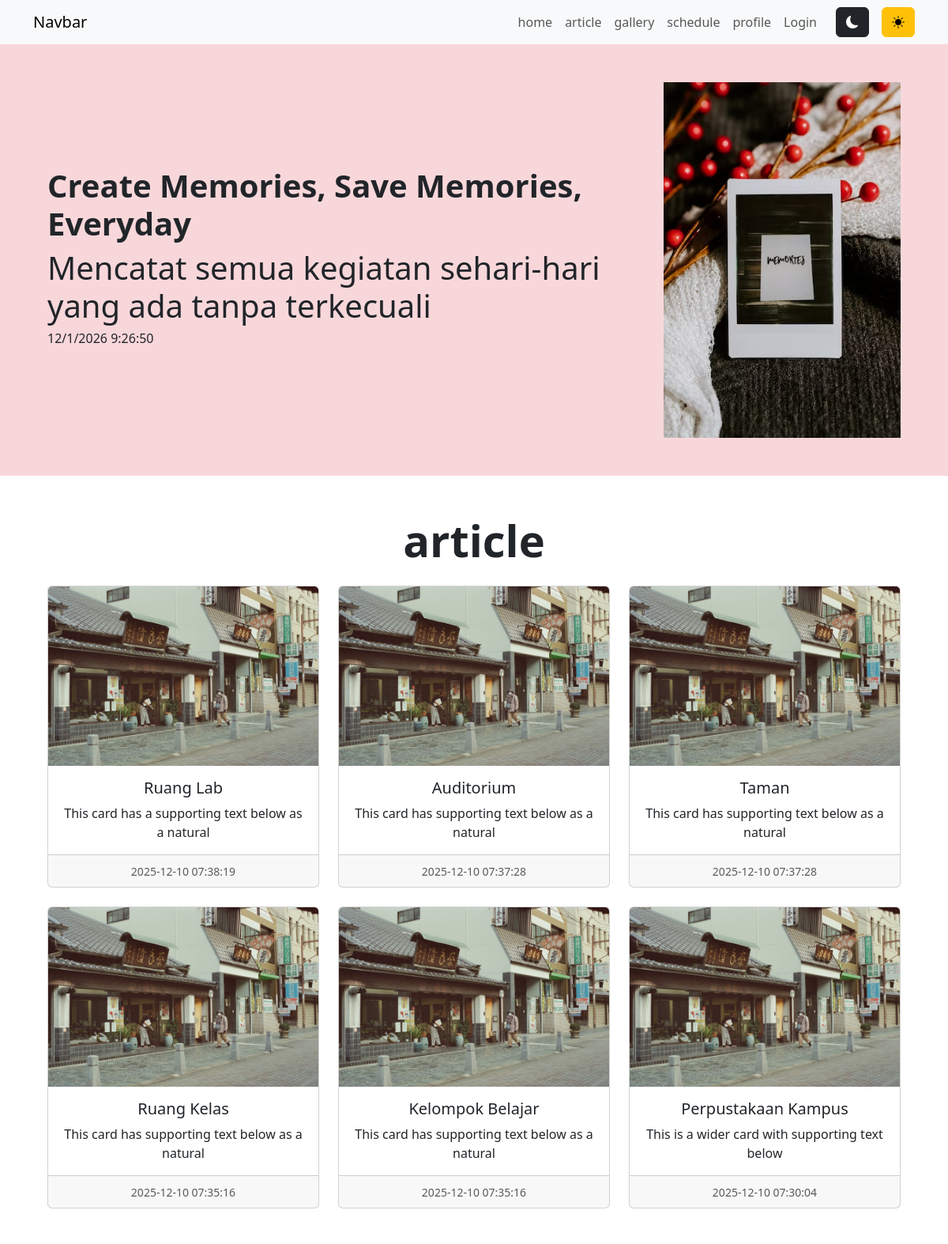
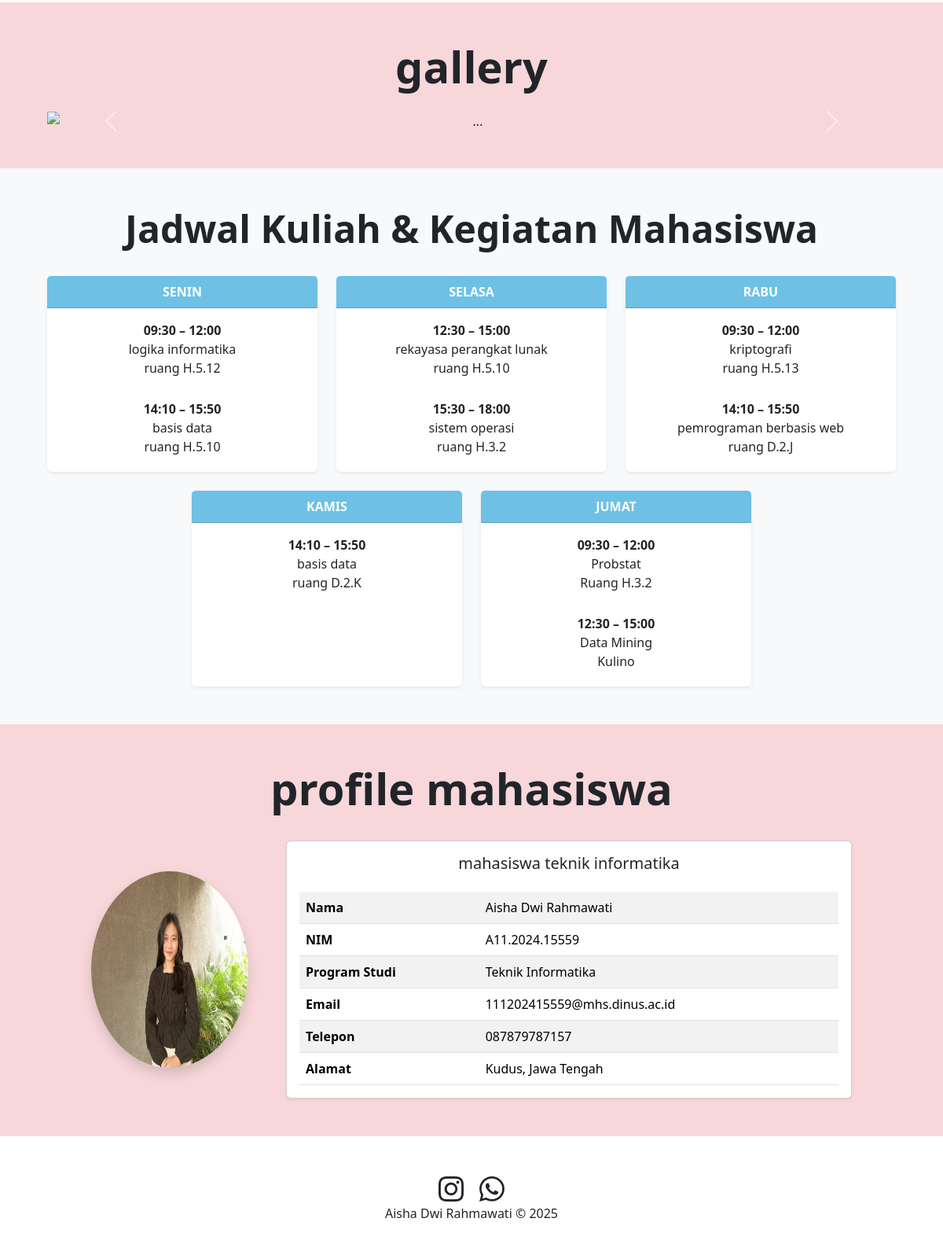
The page / on the database its author committed (2 pictures, top to bottom).
### tables this page shows
CREATE TABLE `article` (
  `id` int(11) NOT NULL,
  `judul` text NOT NULL,
  `isi` text NOT NULL,
  `gambar` text NOT NULL,
  `tanggal` datetime NOT NULL,
  `username` varchar(50) NOT NULL
);

### index.php (the view, shortened to what this page needs)
<?php
include "koneksi.php";
?>
<!doctype html>
<html lang="en">
  <head>
    <link rel="stylesheet" href="https://cdn.jsdelivr.net/npm/bootstrap-icons@1.13.1/font/bootstrap-icons.min.css">
    <link href="https://cdn.jsdelivr.net/npm/bootstrap@5.3.8/dist/css/bootstrap.min.css" rel="stylesheet">
  </head>
  <body>
     <nav>
        <nav class="navbar navbar-expand-lg bg-body-tertiary sticky-top">
            <div class="container">
              <a class="navbar-brand" href="#">Navbar</a>
              <div class="collapse navbar-collapse" id="navbarSupportedContent">
                <ul class="navbar-nav ms-auto mb-2 mb-lg-0 text-dark">
                  <li class="nav-item">
                    <a class="nav-link" href="#">home</a>
                  </li>
                  <li class="nav-item">
                    <a class="nav-link" href="#article">article</a>
                  </li>
                  <li class="nav-item">
                    <a class="nav-link" href="#gallery">gallery</a>
                  </li>
                  <li class="nav-item">
                    <a class="nav-link" href="#schedule">schedule</a>
                  </li>
                  <li class="nav-item">
                    <a class="nav-link" href="#profile">profile</a>
                  </li>
                  <li class="nav-item">
                    <a class="nav-link" href="login.php" target="_blank">Login</a>
                  </li>
                </ul>
                <button id="btnDark" class="btn btn-dark ms-3">
                  <i class="bi bi-moon-fill"></i>
                </button>
                <button id="btnLight" class="btn btn-warning ms-3">
                  <i class="bi bi-sun-fill"></i>
                </button>
              </div>
            </div>
          </nav>
       <section id="hero" class="text-center p-5 bg-danger-subtle text-sm-start isi">
        <div class="container">
            <div class="d-sm-flex flex-sm-row-reverse align-items-center">
                <img src="img/hero/banner.jpg" class="img-fluid" width="300">
                <div>
                    <h1 class="fw-bold dispplay-4">Create Memories, Save Memories, Everyday</h1>
                    <h4 class="lead display-6">Mencatat semua kegiatan sehari-hari yang ada tanpa terkecuali</h4>
                    <h6>
                      <span id="tanggal"></span>
                      <span id="jam"></span>
                    </h6>
                </div>
            </div>
        </div>
       </section>
<section id="article" class="text-center p-5">
  <div class="container">
    <h1 class="fw-bold display-4 pb-3">article</h1>
    <div class="row row-cols-1 row-cols-md-3 g-4 justify-content-center">
      <?php
      $sql = "SELECT * FROM article ORDER BY tanggal DESC";
      $hasil = $conn->query($sql);
      while($row = $hasil->fetch_assoc()){
      ?>
        <div class="col">
          <div class="card h-100">
            <img src="img/<?= $row["gambar"]?>" class="card-img-top" alt="..." />
            <div class="card-body">
              <h5 class="card-title"><?= $row["judul"]?></h5>
              <p class="card-text">
                <?= $row["isi"]?>
              </p>
            </div>
            <div class="card-footer">
              <small class="text-body-secondary">
                <?= $row["tanggal"]?>
              </small>
            </div>
          </div>
        </div>
        <?php
      }
      ?>
    </div>
  </div>
</section>
          <section id="gallery" class="text-center p-5 bg-danger-subtle isi">
            <div class="container">
                <h1 class="fw-bold display-4 pb-3">gallery</h1>
                <div id="carouselExample" class="carousel slide">
                <div class="carousel-inner">
                    <div class="carousel-item active">
                    <img src="img/gallery/sunny-young-iSASvVsJX50-unsplash.jpg" class="d-block w-100" alt="...">
                    </div>
                </div>
                <button class="carousel-control-prev" type="button" data-bs-target="#carouselExample" data-bs-slide="prev">
                    <span class="carousel-control-prev-icon" aria-hidden="true"></span>
                </button>
                <button class="carousel-control-next" type="button" data-bs-target="#carouselExample" data-bs-slide="next">
                    <span class="carousel-control-next-icon" aria-hidden="true"></span>
                </button>
                </div>
            </div>
         </section>
         <section id="schedule" class="text-center p-5 bg-light isi">
          <div class="container">
              <h1 class="fw-bold display-5 pb-4">Jadwal Kuliah & Kegiatan Mahasiswa</h1>
              <div class="row row-cols-1 row-cols-md-3 g-4 align-items-stretch justify-content-center">
                  <div class="col">
                      <div class="card h-100 border-0 shadow-sm">
                          <div class="card-header bg-skyblue text-white fw-bold d-flex justify-content-center">
                              <span>SENIN</span>
                          </div>
                          <div class="card-body text-center">
                              <p class="mb-1">
                                  <span class="fw-bold">09:30 – 12:00</span><br>
                                  logika informatika<br>
                                  ruang H.5.12
                              </p>
                              <br>
                              <p class="mb-1">
                                  <span class="fw-bold">14:10 – 15:50</span><br>
                                  basis data<br>
                                  ruang H.5.10
                              </p>
                          </div>
                      </div>
                  </div>
                  <div class="col">
                      <div class="card h-100 border-0 shadow-sm">
                          <div class="card-header bg-skyblue text-white fw-bold d-flex justify-content-center">
                              <span>SELASA</span>
                          </div>
                          <div class="card-body text-center">
                              <p class="mb-1">
                                  <span class="fw-bold">12:30 – 15:00</span><br>
                                  rekayasa perangkat lunak<br>
                                  ruang H.5.10
                              </p>
                              <br>
                              <p class="mb-1">
                                  <span class="fw-bold">15:30 – 18:00</span><br>
                                  sistem operasi<br>
                                  ruang H.3.2
                              </p>
                          </div>
                      </div>
                  </div>
                  <div class="col">
                      <div class="card h-100 border-0 shadow-sm">
                          <div class="card-header bg-skyblue text-white fw-bold d-flex justify-content-center">
                              <span>RABU</span>
                          </div>
                          <div class="card-body text-center">
                              <p class="mb-1">
                                  <span class="fw-bold">09:30 – 12:00</span><br>
                                  kriptografi<br>
                                  ruang H.5.13
                              </p>
                              <br>
                              <p class="mb-1">
                                  <span class="fw-bold">14:10 – 15:50</span><br>
                                  pemrograman berbasis web<br>
                                  ruang D.2.J
                              </p>
                          </div>
                      </div>
                  </div>
                  <div class="col">
                      <div class="card h-100 border-0 shadow-sm ">
                          <div class="card-header bg-skyblue text-white fw-bold d-flex justify-content-center ">
                              <span>KAMIS</span>
                          </div>
                          <div class="card-body text-center">
                              <p class="mb-1">
                                  <span class="fw-bold">14:10 – 15:50</span><br>
                                  basis data<br>
                                  ruang D.2.K
                              </p>
                          </div>
                      </div>
                  </div>
                  <div class="col">
                      <div class="card h-100 border-0 shadow-sm">
                          <div class="card-header bg-skyblue text-white fw-bold d-flex justify-content-center">
                              <span>JUMAT</span>
                          </div>
                          <div class="card-body text-center">
                              <p class="mb-1">
                                  <span class="fw-bold">09:30 – 12:00</span><br>
                                  Probstat<br>
                                  Ruang H.3.2
                              </p>
                              <br>
                              <p class="mb-1">
                                  <span class="fw-bold">12:30 – 15:00</span><br>
                                  Data Mining<br>
                                  Kulino
                              </p>
                          </div>
                      </div>
                  </div>
              </div>
          </div>
      </section>
      <section id="profile" class="text-center p-5 bg-danger-subtle isi">
        <div class="container">
            <h1 class="fw-bold display-4 pb-4">profile mahasiswa</h1>
            <div class="d-flex flex-column flex-md-row align-items-center justify-content-center">
                <div class="text-center mb-4 mb-md-0 me-md-5">
                    <img src="img/profile/WhatsApp Image 2025-11-04 at 22.17.23.jpeg" class="rounded-circle shadow" width="200" height="250"
                        alt="Foto Profil" />
                </div>
                <div class="card shadow-sm col-12 col-md-8">
                    <div class="card-body text-start">
                        <h5 class="fw-light mb-4 text-center text-md-center">
                            mahasiswa teknik informatika
                        </h5>
                        <table class="table table-striped mb-0">
                            <tbody>
                                <tr>
                                    <th scope="row" class="col-4">Nama</th>
                                    <td>Aisha Dwi Rahmawati</td>
                                </tr>
                                <tr>
                                    <th scope="row">NIM</th>
                                    <td>A11.2024.15559</td>
                                </tr>
                                <tr>
                                    <th scope="row">Program Studi</th>
                                    <td>Teknik Informatika</td>
                                </tr>
                                <tr>
                                    <th scope="row">Email</th>
                                    <td>111202415559@mhs.dinus.ac.id</td>
                                </tr>
                                <tr>
                                    <th scope="row">Telepon</th>
                                    <td>087879787157</td>
                                </tr>
                                <tr>
                                    <th scope="row">Alamat</th>
                                    <td>Kudus, Jawa Tengah</td>
                                </tr>
                            </tbody>
                        </table>
                    </div>
                </div>
            </div>
        </div>
    </section>
           <footer class="text-center p-5 isi">
            <div>
              <a href="https://www.instagram.com/thiss.aishaa/"><i class="bi bi-instagram h2 p-2 text-dark"></i></a>
              <a href="https://wa.me/+6287879787157"><i class="bi bi-whatsapp h2 p-2 text-dark"></i></a>
            </div>
            <div>
              Aisha Dwi Rahmawati &copy; 2025
            </div>
           </footer>
  </body>
</html>

### index.php (style rules this page uses)
.bg-skyblue { background-color: #6EC1E4 !important; }

### rows shown on the page
article: gambar (picture), judul "Ruang Lab", isi "This card has a supporting text below as a natural", tanggal "2025-12-10 07:38:19"
article: gambar (picture), judul "Auditorium", isi "This card has supporting text below as a natural", tanggal "2025-12-10 07:37:28"
article: gambar (picture), judul "Taman", isi "This card has supporting text below as a natural", tanggal "2025-12-10 07:37:28"
article: gambar (picture), judul "Ruang Kelas", isi "This card has supporting text below as a natural", tanggal "2025-12-10 07:35:16"
article: gambar (picture), judul "Kelompok Belajar", isi "This card has supporting text below as a natural", tanggal "2025-12-10 07:35:16"
article: gambar (picture), judul "Perpustakaan Kampus", isi "This is a wider card with supporting text below", tanggal "2025-12-10 07:30:04"
